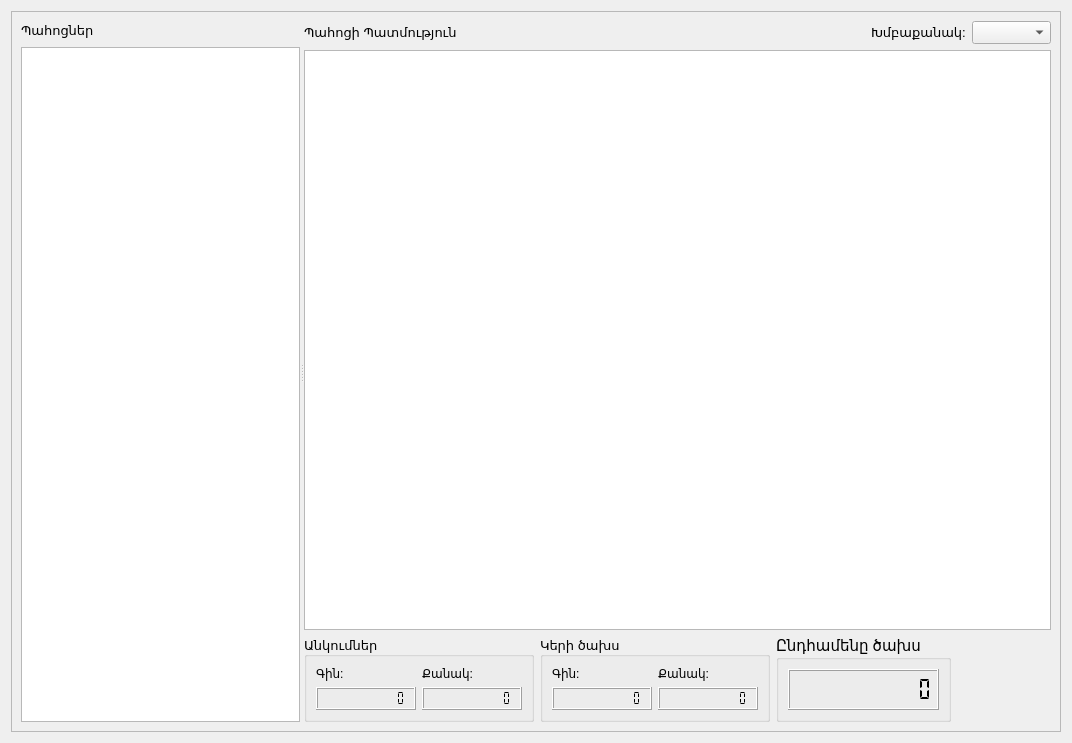
<?xml version="1.0" encoding="UTF-8"?>
<ui version="4.0">
 <class>storageHistoryWidget</class>
 <widget class="QWidget" name="storageHistoryWidget">
  <property name="geometry">
   <rect>
    <x>0</x>
    <y>0</y>
    <width>1072</width>
    <height>743</height>
   </rect>
  </property>
  <property name="windowTitle">
   <string>Form</string>
  </property>
  <layout class="QGridLayout" name="gridLayout_2">
   <item row="0" column="0">
    <widget class="QScrollArea" name="scrollArea">
     <property name="widgetResizable">
      <bool>true</bool>
     </property>
     <widget class="QWidget" name="scrollAreaWidgetContents">
      <property name="geometry">
       <rect>
        <x>0</x>
        <y>0</y>
        <width>1052</width>
        <height>723</height>
       </rect>
      </property>
      <layout class="QGridLayout" name="gridLayout_5">
       <item row="0" column="0">
        <widget class="QSplitter" name="splitter">
         <property name="orientation">
          <enum>Qt::Horizontal</enum>
         </property>
         <widget class="QWidget" name="layoutWidget">
          <layout class="QVBoxLayout" name="verticalLayout">
           <item>
            <layout class="QHBoxLayout" name="horizontalLayout">
             <item>
              <widget class="QLabel" name="label">
               <property name="text">
                <string>&lt;!DOCTYPE HTML PUBLIC &quot;-//W3C//DTD HTML 4.0//EN&quot; &quot;http://www.w3.org/TR/REC-html40/strict.dtd&quot;&gt;
&lt;html&gt;&lt;head&gt;&lt;meta name=&quot;qrichtext&quot; content=&quot;1&quot; /&gt;&lt;style type=&quot;text/css&quot;&gt;
p, li { white-space: pre-wrap; }
&lt;/style&gt;&lt;/head&gt;&lt;body style=&quot; font-family:'MS Shell Dlg 2'; font-size:8.25pt; font-weight:400; font-style:normal;&quot;&gt;
&lt;p style=&quot; margin-top:0px; margin-bottom:0px; margin-left:0px; margin-right:0px; -qt-block-indent:0; text-indent:0px;&quot;&gt;&lt;span style=&quot; font-size:10pt;&quot;&gt;Պահոցներ&lt;/span&gt;&lt;/p&gt;&lt;/body&gt;&lt;/html&gt;</string>
               </property>
              </widget>
             </item>
             <item>
              <spacer name="horizontalSpacer">
               <property name="orientation">
                <enum>Qt::Horizontal</enum>
               </property>
               <property name="sizeHint" stdset="0">
                <size>
                 <width>40</width>
                 <height>20</height>
                </size>
               </property>
              </spacer>
             </item>
            </layout>
           </item>
           <item>
            <widget class="QListView" name="listView">
             <property name="font">
              <font>
               <pointsize>10</pointsize>
              </font>
             </property>
            </widget>
           </item>
          </layout>
         </widget>
         <widget class="QWidget" name="">
          <layout class="QVBoxLayout" name="verticalLayout_2">
           <item>
            <layout class="QHBoxLayout" name="horizontalLayout_2">
             <item>
              <widget class="QLabel" name="label_2">
               <property name="text">
                <string>&lt;!DOCTYPE HTML PUBLIC &quot;-//W3C//DTD HTML 4.0//EN&quot; &quot;http://www.w3.org/TR/REC-html40/strict.dtd&quot;&gt;
&lt;html&gt;&lt;head&gt;&lt;meta name=&quot;qrichtext&quot; content=&quot;1&quot; /&gt;&lt;style type=&quot;text/css&quot;&gt;
p, li { white-space: pre-wrap; }
&lt;/style&gt;&lt;/head&gt;&lt;body style=&quot; font-family:'MS Shell Dlg 2'; font-size:8.25pt; font-weight:400; font-style:normal;&quot;&gt;
&lt;p style=&quot; margin-top:0px; margin-bottom:0px; margin-left:0px; margin-right:0px; -qt-block-indent:0; text-indent:0px;&quot;&gt;&lt;span style=&quot; font-size:10pt;&quot;&gt;Պահոցի Պատմություն&lt;/span&gt;&lt;/p&gt;&lt;/body&gt;&lt;/html&gt;</string>
               </property>
              </widget>
             </item>
             <item>
              <spacer name="horizontalSpacer_2">
               <property name="orientation">
                <enum>Qt::Horizontal</enum>
               </property>
               <property name="sizeHint" stdset="0">
                <size>
                 <width>40</width>
                 <height>20</height>
                </size>
               </property>
              </spacer>
             </item>
             <item>
              <widget class="QLabel" name="lblGroups">
               <property name="font">
                <font>
                 <pointsize>10</pointsize>
                </font>
               </property>
               <property name="text">
                <string>Խմբաքանակ:</string>
               </property>
              </widget>
             </item>
             <item>
              <widget class="QComboBox" name="comboBoxGroups">
               <property name="font">
                <font>
                 <pointsize>10</pointsize>
                </font>
               </property>
              </widget>
             </item>
            </layout>
           </item>
           <item>
            <widget class="QTableView" name="tableView"/>
           </item>
           <item>
            <layout class="QHBoxLayout" name="horizontalLayout_3">
             <item>
              <widget class="QGroupBox" name="groupBoxDeclineProductConsuption">
               <property name="font">
                <font>
                 <pointsize>10</pointsize>
                </font>
               </property>
               <property name="title">
                <string>Անկումներ</string>
               </property>
               <layout class="QGridLayout" name="gridLayout_3">
                <item row="0" column="0">
                 <widget class="QLabel" name="lblTotalDeclineProductCost">
                  <property name="font">
                   <font>
                    <pointsize>9</pointsize>
                   </font>
                  </property>
                  <property name="text">
                   <string>Գին:</string>
                  </property>
                 </widget>
                </item>
                <item row="0" column="1">
                 <widget class="QLabel" name="lblTotalDeclineProductCount">
                  <property name="font">
                   <font>
                    <pointsize>9</pointsize>
                   </font>
                  </property>
                  <property name="text">
                   <string>Քանակ:</string>
                  </property>
                 </widget>
                </item>
                <item row="1" column="0">
                 <widget class="QLCDNumber" name="lcdTotalDeclineProductCost">
                  <property name="minimumSize">
                   <size>
                    <width>0</width>
                    <height>0</height>
                   </size>
                  </property>
                  <property name="font">
                   <font>
                    <pointsize>10</pointsize>
                    <weight>75</weight>
                    <bold>true</bold>
                   </font>
                  </property>
                  <property name="frameShape">
                   <enum>QFrame::Box</enum>
                  </property>
                  <property name="frameShadow">
                   <enum>QFrame::Raised</enum>
                  </property>
                  <property name="smallDecimalPoint">
                   <bool>true</bool>
                  </property>
                  <property name="numDigits">
                   <number>10</number>
                  </property>
                  <property name="digitCount">
                   <number>10</number>
                  </property>
                  <property name="mode">
                   <enum>QLCDNumber::Dec</enum>
                  </property>
                  <property name="segmentStyle">
                   <enum>QLCDNumber::Flat</enum>
                  </property>
                  <property name="value" stdset="0">
                   <double>0.000000000000000</double>
                  </property>
                 </widget>
                </item>
                <item row="1" column="1">
                 <widget class="QLCDNumber" name="lcdTotalDeclineProductCount">
                  <property name="minimumSize">
                   <size>
                    <width>0</width>
                    <height>0</height>
                   </size>
                  </property>
                  <property name="font">
                   <font>
                    <pointsize>10</pointsize>
                    <weight>75</weight>
                    <bold>true</bold>
                   </font>
                  </property>
                  <property name="frameShape">
                   <enum>QFrame::Box</enum>
                  </property>
                  <property name="frameShadow">
                   <enum>QFrame::Raised</enum>
                  </property>
                  <property name="smallDecimalPoint">
                   <bool>true</bool>
                  </property>
                  <property name="numDigits">
                   <number>10</number>
                  </property>
                  <property name="digitCount">
                   <number>10</number>
                  </property>
                  <property name="mode">
                   <enum>QLCDNumber::Dec</enum>
                  </property>
                  <property name="segmentStyle">
                   <enum>QLCDNumber::Flat</enum>
                  </property>
                  <property name="value" stdset="0">
                   <double>0.000000000000000</double>
                  </property>
                 </widget>
                </item>
               </layout>
              </widget>
             </item>
             <item>
              <widget class="QGroupBox" name="groupBoxFoodConsuption">
               <property name="font">
                <font>
                 <pointsize>10</pointsize>
                </font>
               </property>
               <property name="title">
                <string>Կերի ծախս</string>
               </property>
               <layout class="QGridLayout" name="gridLayout">
                <item row="0" column="0">
                 <widget class="QLabel" name="lblTotalFoodCost">
                  <property name="font">
                   <font>
                    <pointsize>9</pointsize>
                   </font>
                  </property>
                  <property name="text">
                   <string>Գին:</string>
                  </property>
                 </widget>
                </item>
                <item row="0" column="1">
                 <widget class="QLabel" name="lblTotalFoodCount">
                  <property name="font">
                   <font>
                    <pointsize>9</pointsize>
                   </font>
                  </property>
                  <property name="text">
                   <string>Քանակ:</string>
                  </property>
                 </widget>
                </item>
                <item row="1" column="0">
                 <widget class="QLCDNumber" name="lcdTotalFoodCost">
                  <property name="minimumSize">
                   <size>
                    <width>0</width>
                    <height>0</height>
                   </size>
                  </property>
                  <property name="font">
                   <font>
                    <pointsize>10</pointsize>
                    <weight>75</weight>
                    <bold>true</bold>
                   </font>
                  </property>
                  <property name="frameShape">
                   <enum>QFrame::Box</enum>
                  </property>
                  <property name="frameShadow">
                   <enum>QFrame::Raised</enum>
                  </property>
                  <property name="smallDecimalPoint">
                   <bool>true</bool>
                  </property>
                  <property name="numDigits">
                   <number>10</number>
                  </property>
                  <property name="digitCount">
                   <number>10</number>
                  </property>
                  <property name="mode">
                   <enum>QLCDNumber::Dec</enum>
                  </property>
                  <property name="segmentStyle">
                   <enum>QLCDNumber::Flat</enum>
                  </property>
                  <property name="value" stdset="0">
                   <double>0.000000000000000</double>
                  </property>
                 </widget>
                </item>
                <item row="1" column="1">
                 <widget class="QLCDNumber" name="lcdTotalFoodCount">
                  <property name="minimumSize">
                   <size>
                    <width>0</width>
                    <height>0</height>
                   </size>
                  </property>
                  <property name="font">
                   <font>
                    <pointsize>10</pointsize>
                    <weight>75</weight>
                    <bold>true</bold>
                   </font>
                  </property>
                  <property name="frameShape">
                   <enum>QFrame::Box</enum>
                  </property>
                  <property name="frameShadow">
                   <enum>QFrame::Raised</enum>
                  </property>
                  <property name="smallDecimalPoint">
                   <bool>true</bool>
                  </property>
                  <property name="numDigits">
                   <number>10</number>
                  </property>
                  <property name="digitCount">
                   <number>10</number>
                  </property>
                  <property name="mode">
                   <enum>QLCDNumber::Dec</enum>
                  </property>
                  <property name="segmentStyle">
                   <enum>QLCDNumber::Flat</enum>
                  </property>
                  <property name="value" stdset="0">
                   <double>0.000000000000000</double>
                  </property>
                 </widget>
                </item>
               </layout>
              </widget>
             </item>
             <item>
              <widget class="QGroupBox" name="groupBoxTotalPrice">
               <property name="font">
                <font>
                 <pointsize>11</pointsize>
                </font>
               </property>
               <property name="title">
                <string>Ընդհամենը ծախս</string>
               </property>
               <layout class="QGridLayout" name="gridLayout_4">
                <item row="0" column="0">
                 <widget class="QLCDNumber" name="lcdTotalPrice">
                  <property name="enabled">
                   <bool>true</bool>
                  </property>
                  <property name="minimumSize">
                   <size>
                    <width>130</width>
                    <height>40</height>
                   </size>
                  </property>
                  <property name="font">
                   <font>
                    <pointsize>8</pointsize>
                   </font>
                  </property>
                  <property name="frameShape">
                   <enum>QFrame::Box</enum>
                  </property>
                  <property name="frameShadow">
                   <enum>QFrame::Raised</enum>
                  </property>
                  <property name="smallDecimalPoint">
                   <bool>true</bool>
                  </property>
                  <property name="numDigits">
                   <number>10</number>
                  </property>
                  <property name="digitCount">
                   <number>10</number>
                  </property>
                  <property name="mode">
                   <enum>QLCDNumber::Dec</enum>
                  </property>
                  <property name="segmentStyle">
                   <enum>QLCDNumber::Flat</enum>
                  </property>
                  <property name="value" stdset="0">
                   <double>0.000000000000000</double>
                  </property>
                 </widget>
                </item>
               </layout>
              </widget>
             </item>
             <item>
              <spacer name="horizontalSpacer_3">
               <property name="orientation">
                <enum>Qt::Horizontal</enum>
               </property>
               <property name="sizeHint" stdset="0">
                <size>
                 <width>40</width>
                 <height>20</height>
                </size>
               </property>
              </spacer>
             </item>
            </layout>
           </item>
          </layout>
         </widget>
        </widget>
       </item>
      </layout>
     </widget>
    </widget>
   </item>
  </layout>
 </widget>
 <resources>
  <include location="farmmanager.qrc"/>
 </resources>
 <connections/>
</ui>
